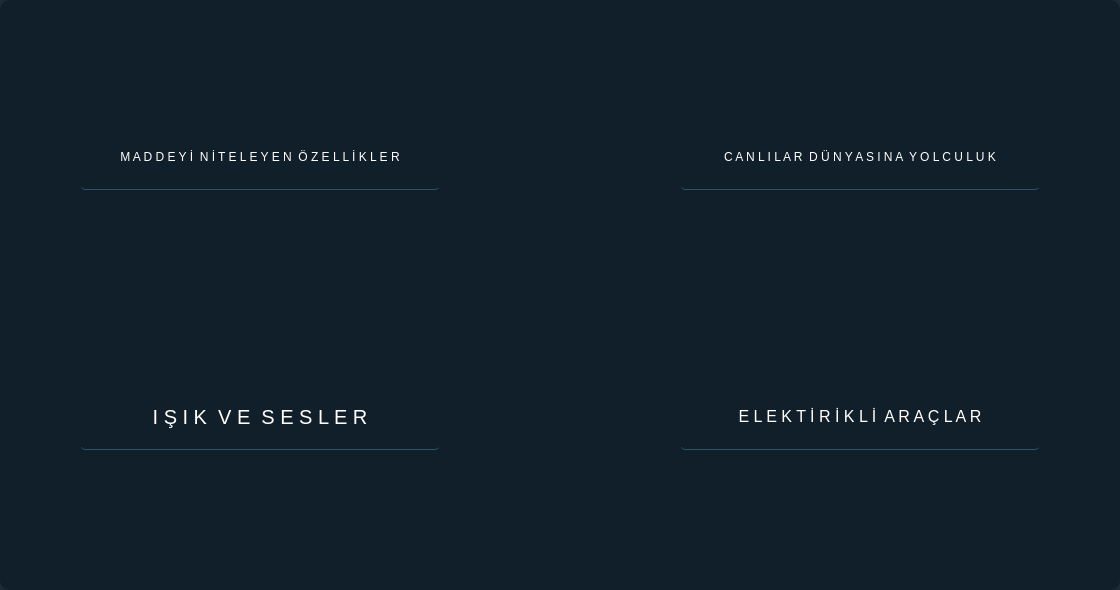
<?xml version="1.0" encoding="UTF-8"?>
<ui version="4.0">
 <class>Form</class>
 <widget class="QWidget" name="Form">
  <property name="geometry">
   <rect>
    <x>0</x>
    <y>0</y>
    <width>1120</width>
    <height>590</height>
   </rect>
  </property>
  <property name="windowTitle">
   <string>Form</string>
  </property>
  <property name="styleSheet">
   <string notr="true">background-color:rgba(16,30,41,240);
border-radius:10px;

</string>
  </property>
  <widget class="QPushButton" name="fenkonu1">
   <property name="geometry">
    <rect>
     <x>80</x>
     <y>130</y>
     <width>360</width>
     <height>60</height>
    </rect>
   </property>
   <property name="font">
    <font>
     <pointsize>9</pointsize>
    </font>
   </property>
   <property name="styleSheet">
    <string notr="true">QPushButton#fenkonu1{
background-color:rgba(2,65,118,255);
color:rgba(255,255,255,200);
border-radius:5px;
}
QPushButton#fenkonu1:pressed{
padding-left:5px;
padding-top:5px;
background-color:rgba(2,65,118,255);
background-position:clac(100%-10px)center;
}
QPushButton#fenkonu1{
background-color:rgba(0,0,0,0);
border:1px solid rgba(0,0,0,0);
border-bottom-color:rgba(46,82,101,255);
color:rgb(255,255,255);
padding-bottom:7px
 }
</string>
   </property>
   <property name="text">
    <string>M A D D E Y İ  N İ T E L E Y E N  Ö Z E L L İ K L E R</string>
   </property>
  </widget>
  <widget class="QPushButton" name="fenkonu2">
   <property name="geometry">
    <rect>
     <x>80</x>
     <y>390</y>
     <width>360</width>
     <height>60</height>
    </rect>
   </property>
   <property name="font">
    <font>
     <pointsize>15</pointsize>
    </font>
   </property>
   <property name="styleSheet">
    <string notr="true">QPushButton#fenkonu2{
background-color:rgba(2,65,118,255);
color:rgba(255,255,255,200);
border-radius:5px;
}
QPushButton#fenkonu2:pressed{
padding-left:5px;
padding-top:5px;
background-color:rgba(2,65,118,255);
background-position:clac(100%-10px)center;
}
QPushButton#fenkonu2{
background-color:rgba(0,0,0,0);
border:1px solid rgba(0,0,0,0);
border-bottom-color:rgba(46,82,101,255);
color:rgb(255,255,255);
padding-bottom:7px
 }
</string>
   </property>
   <property name="text">
    <string>I Ş I K  V E  S E S L E R</string>
   </property>
  </widget>
  <widget class="QPushButton" name="fenkonu3">
   <property name="geometry">
    <rect>
     <x>680</x>
     <y>130</y>
     <width>360</width>
     <height>60</height>
    </rect>
   </property>
   <property name="font">
    <font>
     <pointsize>9</pointsize>
    </font>
   </property>
   <property name="styleSheet">
    <string notr="true">QPushButton#fenkonu3{
background-color:rgba(2,65,118,255);
color:rgba(255,255,255,200);
border-radius:5px;
}
QPushButton#fenkonu3:pressed{
padding-left:5px;
padding-top:5px;
background-color:rgba(2,65,118,255);
background-position:clac(100%-10px)center;
}
QPushButton#fenkonu3{
background-color:rgba(0,0,0,0);
border:1px solid rgba(0,0,0,0);
border-bottom-color:rgba(46,82,101,255);
color:rgb(255,255,255);
padding-bottom:7px
 }
</string>
   </property>
   <property name="text">
    <string>C A N L I L A R  D Ü N Y A S I N A  Y O L C U L U K</string>
   </property>
  </widget>
  <widget class="QPushButton" name="fenkonu4">
   <property name="geometry">
    <rect>
     <x>680</x>
     <y>390</y>
     <width>360</width>
     <height>60</height>
    </rect>
   </property>
   <property name="font">
    <font>
     <pointsize>12</pointsize>
    </font>
   </property>
   <property name="styleSheet">
    <string notr="true">QPushButton#fenkonu4{
background-color:rgba(2,65,118,255);
color:rgba(255,255,255,200);
border-radius:5px;
}
QPushButton#fenkonu4:pressed{
padding-left:5px;
padding-top:5px;
background-color:rgba(2,65,118,255);
background-position:clac(100%-10px)center;
}
QPushButton#fenkonu4{
background-color:rgba(0,0,0,0);
border:1px solid rgba(0,0,0,0);
border-bottom-color:rgba(46,82,101,255);
color:rgb(255,255,255);
padding-bottom:7px
 }
</string>
   </property>
   <property name="text">
    <string>E L E K T İ R İ K L İ  A R A Ç L A R</string>
   </property>
  </widget>
 </widget>
 <resources/>
 <connections/>
</ui>
